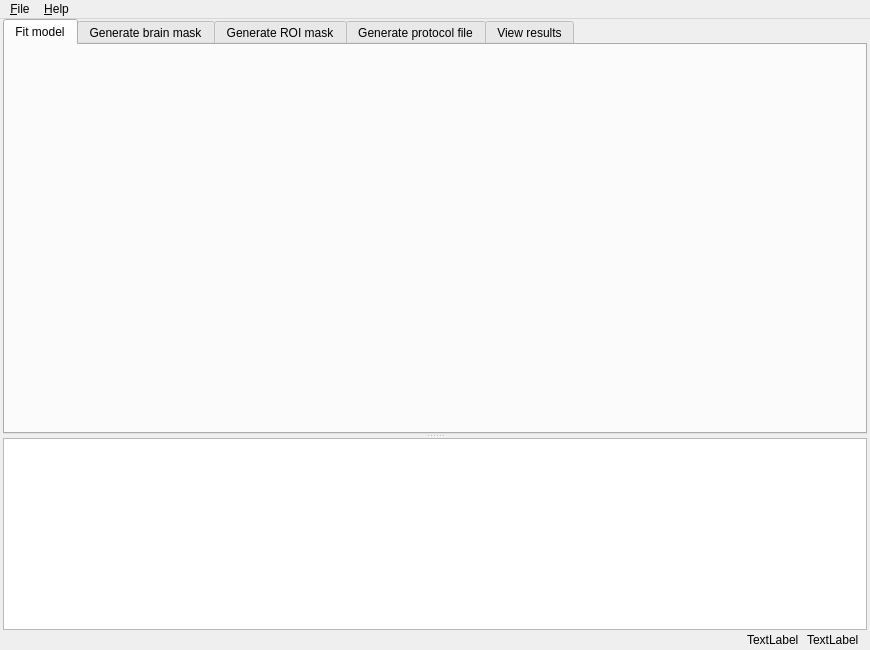
<?xml version="1.0" encoding="UTF-8"?>
<ui version="4.0">
 <class>MainWindow</class>
 <widget class="QMainWindow" name="MainWindow">
  <property name="geometry">
   <rect>
    <x>0</x>
    <y>0</y>
    <width>870</width>
    <height>650</height>
   </rect>
  </property>
  <property name="sizePolicy">
   <sizepolicy hsizetype="Preferred" vsizetype="Preferred">
    <horstretch>0</horstretch>
    <verstretch>0</verstretch>
   </sizepolicy>
  </property>
  <property name="windowTitle">
   <string>Maastricht Diffusion Toolbox</string>
  </property>
  <property name="windowIcon">
   <iconset resource="main_gui.qrc">
    <normaloff>:/main_gui/logo.gif</normaloff>:/main_gui/logo.gif</iconset>
  </property>
  <property name="tabShape">
   <enum>QTabWidget::Rounded</enum>
  </property>
  <widget class="QWidget" name="centralwidget">
   <property name="sizePolicy">
    <sizepolicy hsizetype="Preferred" vsizetype="Preferred">
     <horstretch>0</horstretch>
     <verstretch>0</verstretch>
    </sizepolicy>
   </property>
   <layout class="QVBoxLayout" name="verticalLayout_2">
    <property name="spacing">
     <number>0</number>
    </property>
    <property name="leftMargin">
     <number>3</number>
    </property>
    <property name="topMargin">
     <number>0</number>
    </property>
    <property name="rightMargin">
     <number>3</number>
    </property>
    <property name="bottomMargin">
     <number>0</number>
    </property>
    <item>
     <widget class="QSplitter" name="splitter">
      <property name="orientation">
       <enum>Qt::Vertical</enum>
      </property>
      <widget class="QTabWidget" name="MainTabs">
       <property name="sizePolicy">
        <sizepolicy hsizetype="Expanding" vsizetype="Expanding">
         <horstretch>0</horstretch>
         <verstretch>1</verstretch>
        </sizepolicy>
       </property>
       <property name="currentIndex">
        <number>0</number>
       </property>
       <widget class="QWidget" name="fitModelTab">
        <attribute name="title">
         <string>Fit model</string>
        </attribute>
       </widget>
       <widget class="QWidget" name="generateBrainMaskTab">
        <attribute name="title">
         <string>Generate brain mask</string>
        </attribute>
       </widget>
       <widget class="QWidget" name="generateROIMaskTab">
        <attribute name="title">
         <string>Generate ROI mask</string>
        </attribute>
       </widget>
       <widget class="QWidget" name="generateProtocolTab">
        <attribute name="title">
         <string>Generate protocol file</string>
        </attribute>
       </widget>
       <widget class="QWidget" name="viewResultsTab">
        <attribute name="title">
         <string>View results</string>
        </attribute>
       </widget>
      </widget>
      <widget class="QPlainTextEdit" name="loggingTextBox">
       <property name="sizePolicy">
        <sizepolicy hsizetype="Expanding" vsizetype="Expanding">
         <horstretch>0</horstretch>
         <verstretch>0</verstretch>
        </sizepolicy>
       </property>
       <property name="font">
        <font>
         <family>Droid Sans Mono</family>
        </font>
       </property>
       <property name="frameShape">
        <enum>QFrame::StyledPanel</enum>
       </property>
       <property name="frameShadow">
        <enum>QFrame::Sunken</enum>
       </property>
       <property name="verticalScrollBarPolicy">
        <enum>Qt::ScrollBarAsNeeded</enum>
       </property>
       <property name="horizontalScrollBarPolicy">
        <enum>Qt::ScrollBarAsNeeded</enum>
       </property>
       <property name="lineWrapMode">
        <enum>QPlainTextEdit::NoWrap</enum>
       </property>
       <property name="readOnly">
        <bool>true</bool>
       </property>
       <property name="plainText">
        <string/>
       </property>
       <property name="tabStopWidth">
        <number>80</number>
       </property>
      </widget>
     </widget>
    </item>
    <item>
     <layout class="QHBoxLayout" name="horizontalLayout">
      <property name="spacing">
       <number>8</number>
      </property>
      <property name="topMargin">
       <number>0</number>
      </property>
      <property name="rightMargin">
       <number>8</number>
      </property>
      <item>
       <spacer name="horizontalSpacer">
        <property name="orientation">
         <enum>Qt::Horizontal</enum>
        </property>
        <property name="sizeHint" stdset="0">
         <size>
          <width>40</width>
          <height>20</height>
         </size>
        </property>
       </spacer>
      </item>
      <item>
       <widget class="QLabel" name="executionStatusLabel">
        <property name="text">
         <string>TextLabel</string>
        </property>
       </widget>
      </item>
      <item>
       <widget class="QLabel" name="executionStatusIcon">
        <property name="text">
         <string>TextLabel</string>
        </property>
       </widget>
      </item>
     </layout>
    </item>
   </layout>
  </widget>
  <widget class="QMenuBar" name="menubar">
   <property name="geometry">
    <rect>
     <x>0</x>
     <y>0</y>
     <width>870</width>
     <height>27</height>
    </rect>
   </property>
   <widget class="QMenu" name="menuMenu">
    <property name="title">
     <string>&amp;File</string>
    </property>
    <addaction name="action_RuntimeSettings"/>
    <addaction name="separator"/>
    <addaction name="actionExit"/>
   </widget>
   <widget class="QMenu" name="menuHelp">
    <property name="title">
     <string>&amp;Help</string>
    </property>
    <addaction name="actionAbout"/>
   </widget>
   <addaction name="menuMenu"/>
   <addaction name="menuHelp"/>
  </widget>
  <action name="actionExit">
   <property name="text">
    <string>&amp;Quit</string>
   </property>
   <property name="shortcut">
    <string>Ctrl+Q</string>
   </property>
  </action>
  <action name="action_RuntimeSettings">
   <property name="text">
    <string>&amp;Runtime settings</string>
   </property>
  </action>
  <action name="actionAbout">
   <property name="text">
    <string>About</string>
   </property>
  </action>
 </widget>
 <resources>
  <include location="main_gui.qrc"/>
 </resources>
 <connections>
  <connection>
   <sender>actionExit</sender>
   <signal>triggered()</signal>
   <receiver>MainWindow</receiver>
   <slot>close()</slot>
   <hints>
    <hint type="sourcelabel">
     <x>-1</x>
     <y>-1</y>
    </hint>
    <hint type="destinationlabel">
     <x>399</x>
     <y>299</y>
    </hint>
   </hints>
  </connection>
 </connections>
</ui>
